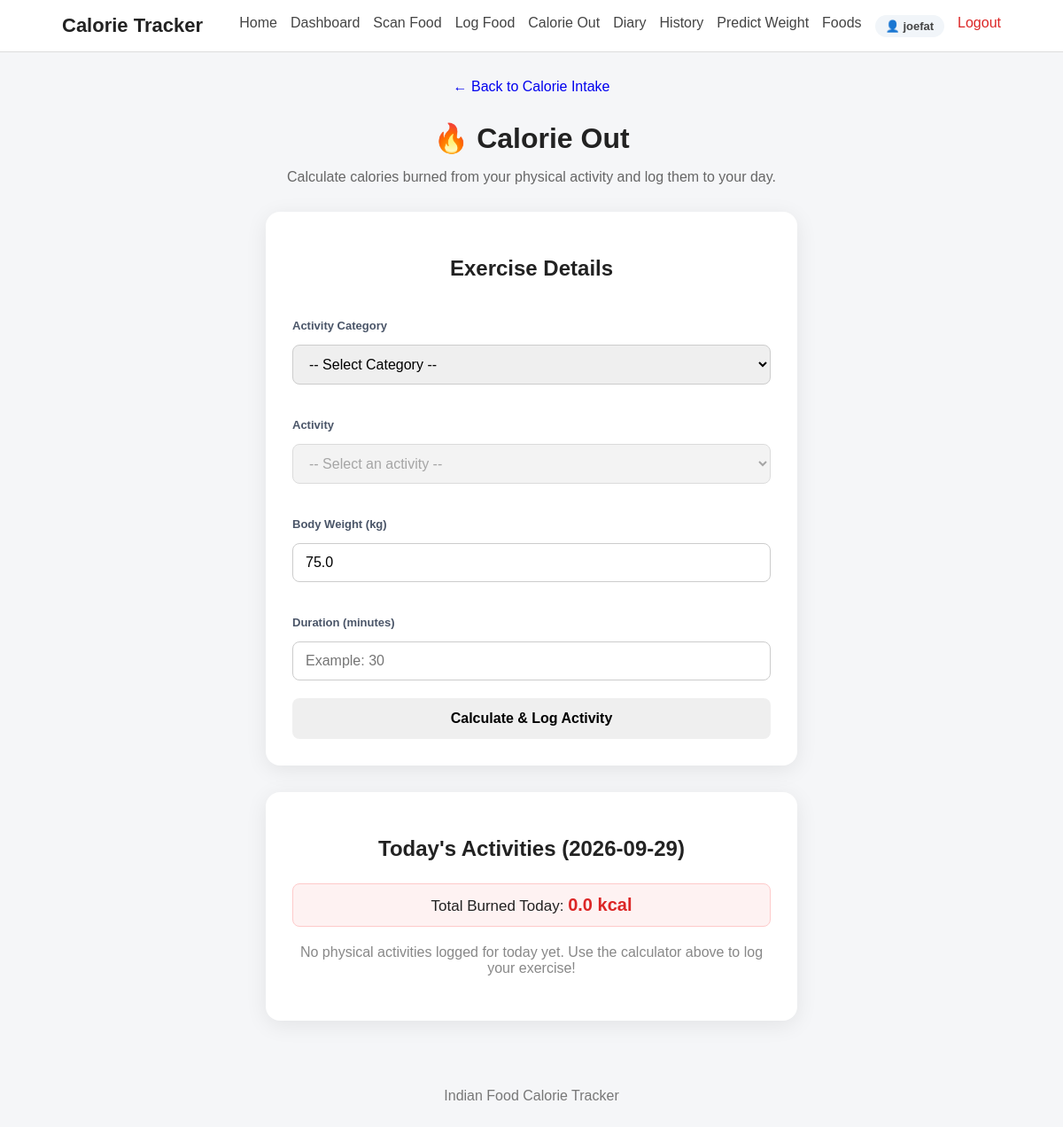
The page /calorie-out (signed in) on the database as committed earlier.
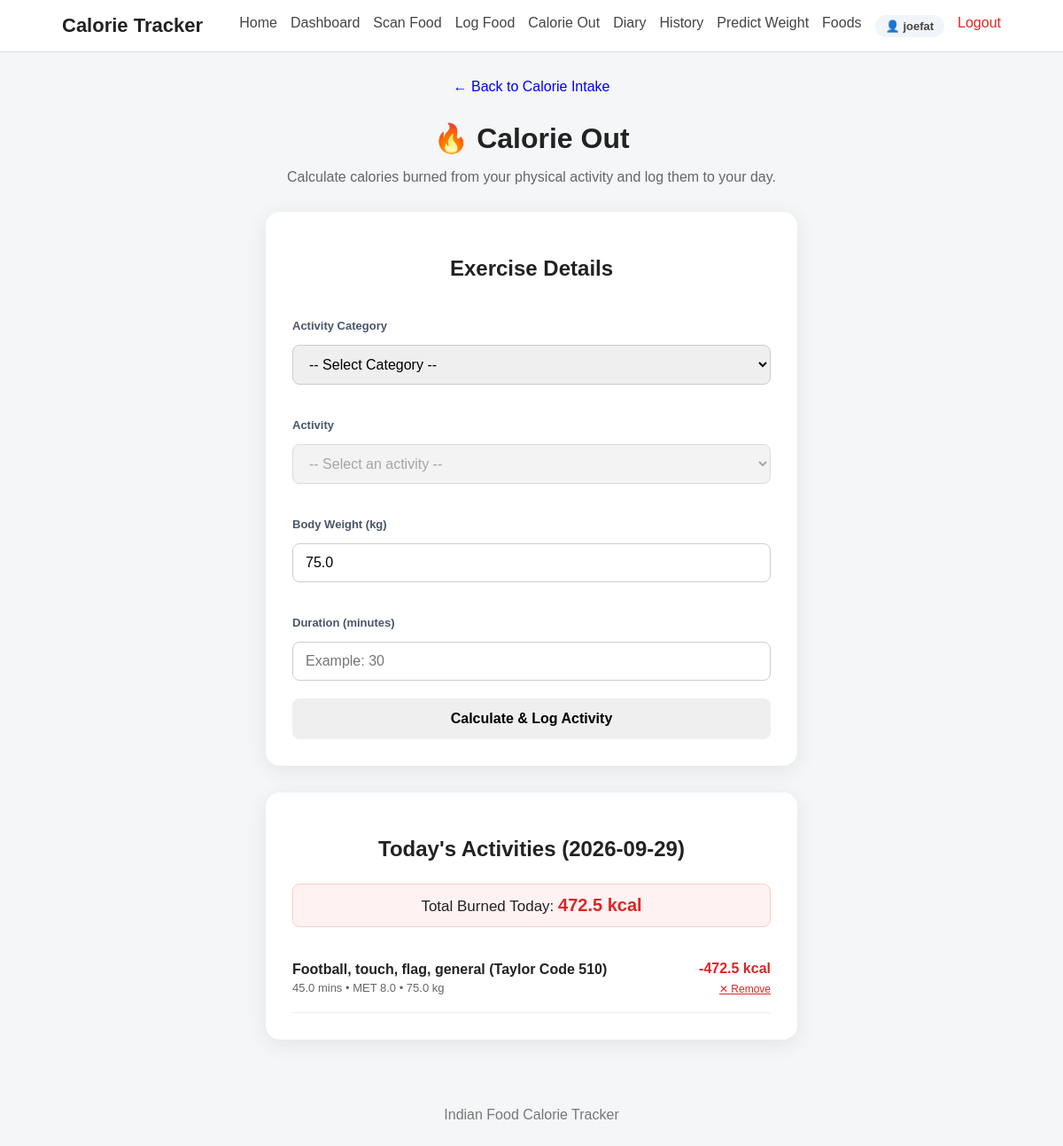
The same page on the database as committed later.
### tables this page shows
CREATE TABLE calorie_out_records (
            id INTEGER PRIMARY KEY AUTOINCREMENT,
            user_id INTEGER NOT NULL,
            activity TEXT NOT NULL,
            met REAL NOT NULL,
            weight_kg REAL NOT NULL,
            duration_minutes REAL NOT NULL,
            calories_burned REAL NOT NULL,
            recorded_date TEXT NOT NULL,
            created_at TIMESTAMP DEFAULT CURRENT_TIMESTAMP,
            FOREIGN KEY (user_id) REFERENCES users(id) ON DELETE CASCADE
        );

### app.py (the view)
@app.route("/calorie-out", methods=["GET"])
@login_required
def calorie_out():
    user_id = session.get("user_id")
    categories = get_activity_categories()
    latest_w = get_latest_weight(user_id)
    user_weight = latest_w["weight_kg"] if latest_w else None
    today = datetime.now().strftime("%Y-%m-%d")
    today_exercises = get_calorie_out_by_date(user_id, today)
    today_burned = get_calorie_out_total(user_id, today)
    return render_template(
        "calorie_out.html",
        categories=categories,
        user_weight=user_weight,
        today_exercises=today_exercises,
        today_burned=today_burned,
        today=today
    )

### app.py (called while the page is built)
def login_required(view_func):
    @wraps(view_func)
    def wrapped_view(*args, **kwargs):
        if not session.get("user_id"):
            flash("Please log in to access this page.", "error")
            return redirect(url_for("login", next=request.path))
        return view_func(*args, **kwargs)
    return wrapped_view

@app.context_processor
def inject_user():
    user_id = session.get("user_id")
    if user_id:
        user = get_user_by_id(user_id)
        if user:
            return {"current_user": user, "logged_in": True}
    return {"current_user": None, "logged_in": False}

### database.py (called while the page is built)
def get_connection():
    connection = sqlite3.connect(
        DATABASE_PATH
    )
    connection.row_factory = sqlite3.Row
    connection.execute("PRAGMA foreign_keys = ON")
    return connection

def get_user_by_id(user_id):
    connection = get_connection()
    cursor = connection.cursor()
    cursor.execute("SELECT * FROM users WHERE id = ?", (user_id,))
    user = cursor.fetchone()
    connection.close()
    return user

### services/calorie_burn_service.py (called while the page is built)
def get_activity_categories():
    categories = (
        met_data["Actvitiy"]
        .dropna()
        .unique()
        .tolist()
    )
    return sorted(categories)

### templates/calorie_out.html (shortened to what this page needs)
{% extends "base.html" %}
{% block content %}
<div class="page-header">
    <a href="{{ url_for('home') }}" class="back-link">
        ← Back to Calorie Intake
    </a>
    <h1>🔥 Calorie Out</h1>
    <p>
        Calculate calories burned from your physical activity and log them to your day.
    </p>
</div>
<div class="calorie-out-card">
    <h2>Exercise Details</h2>
    <form id="calorieOutForm">
        <div class="form-group">
            <label for="category">Activity Category</label>
            <select id="category" required>
                <option value="">-- Select Category --</option>
            </select>
        </div>
        <div class="form-group">
            <label for="activity">Activity</label>
            <select id="activity" required disabled>
                <option value="">-- Select an activity --</option>
            </select>
        </div>
        <div class="form-group">
            <label for="weight">Body Weight (kg)</label>
            <input
                type="number"
                id="weight"
                min="1"
                max="500"
                step="0.1"
                placeholder="Example: 65"
                value="{{ user_weight if user_weight else '' }}"
                required
            >
        </div>
        <div class="form-group">
            <label for="duration">Duration (minutes)</label>
            <input
                type="number"
                id="duration"
                min="1"
                max="1440"
                step="1"
                placeholder="Example: 30"
                required
            >
        </div>
        <button
            type="submit"
            class="calculate-btn"
            id="calculateBtn"
        >
            Calculate &amp; Log Activity
        </button>
    </form>
</div>
<div class="calorie-out-card" style="margin-top: 30px;">
    <h2>Today's Activities ({{ today }})</h2>
    <div style="text-align: center; margin-bottom: 20px; font-size: 17px; background: #fef2f2; padding: 12px; border-radius: 8px; border: 1px solid #fecaca;">
        Total Burned Today: <strong style="color: #dc2626; font-size: 20px;">{{ "%.1f"|format(today_burned) }} kcal</strong>
    </div>
    {% if today_exercises %}
        <div class="exercises-list">
            {% for ex in today_exercises %}
            <div class="diary-entry" style="align-items: center;">
                <div>
                    <h3 style="margin-bottom: 4px; font-size: 16px;">{{ ex.activity }}</h3>
                    <p style="margin: 0; color: #666; font-size: 13px;">
                        {{ ex.duration_minutes }} mins &bull; MET {{ ex.met }} &bull; {{ ex.weight_kg }} kg
                    </p>
                </div>
                <div style="text-align: right;">
                    <strong style="font-size: 16px; color: #dc2626; display: block;">
                        -{{ "%.1f"|format(ex.calories_burned) }} kcal
                    </strong>
                    <form action="{{ url_for('delete_exercise', record_id=ex.id) }}" method="POST" style="margin-top: 4px;" onsubmit="return confirm('Remove this exercise entry?');">
                        <button type="submit" style="background: none; border: none; color: #dc2626; font-size: 12px; cursor: pointer; padding: 0; text-decoration: underline;">
                            ✕ Remove
                        </button>
                    </form>
                </div>
            </div>
            {% endfor %}
        </div>
    {% else %}
        <p style="text-align: center; color: #888; margin: 20px 0;">
            No physical activities logged for today yet. Use the calculator above to log your exercise!
        </p>
    {% endif %}
</div>
{% endblock %}

Rows that differ between the two databases and show on the page:
added calorie_out_records: activity "Football, touch, flag, general (Taylor Code 510)", duration_minutes "45.0", met "8.0", weight_kg "75.0", calories_burned "472.5"
Other text that changed with them:
{{ "%.1f"|format(today_burned) }}: "0.0" → "472.5"
text no longer shown: "No physical activities logged for today yet. Use the calculator above to log your exercise!"
